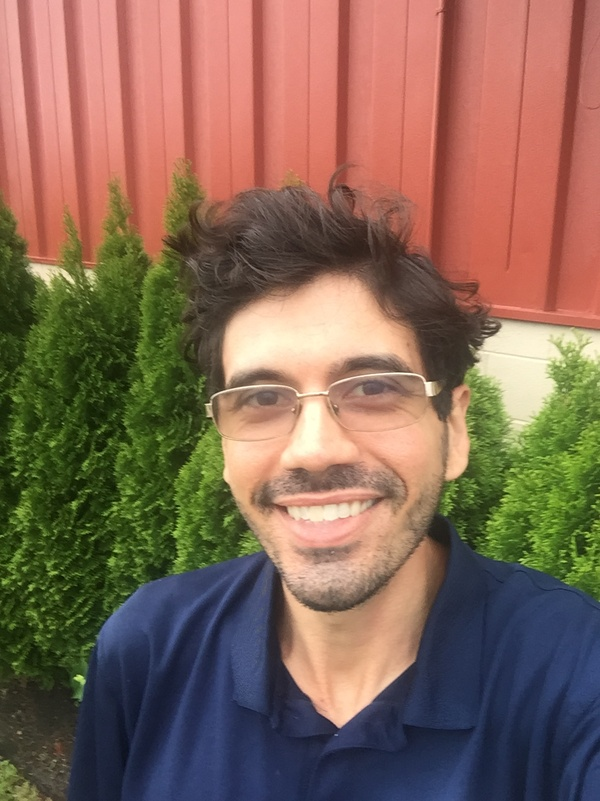
%> input picture Andrew_Hink_selfie.jpeg, 600 x 801 px, shrunk from 960 x 1280 before the run
$ octave app.m   (GNU Octave 9; MATLAB toolbox functions it lacks are replaced by stand-ins)
%> lines starting %> are read from the running program, lines starting %| are printed output that depends on the picture; in (x1, y1, x2, y2) boxes, pixels count from 0 and x2, y2 are one past the last pixel; in counts of white or black regions, pixels touching at a corner belong together; the program's own positions count from 1
### bulEsik.m
function b = bulEsik(I,mi,ma)
    Ig = rgb2gray(I);
    Ie = Ig>mi&Ig<ma;
    Id = imdilate(Ie, strel('disk', 1));
    Ifill = imfill(Id, 'holes');
    Ie = imerode(Ifill, strel('disk', 11));
    [L, n] = bwlabel(Ie,8);
    bolge = 0;
    for i=1:1:n
        [r, c] = find(L == i);
        alan = (max(r)-min(r))*(max(c)-min(c));
        if alan >= bolge
            bolge = alan;
            x=r;
            y=c;
        end
    end
    b = I(min(x):max(x),min(y):max(y));
end

### bulHSV.m
function b = bulHSV(I)
    Ig = rgb2gray(I);
    hsvI = rgb2hsv(I);
    hueI = uint8(round(hsvI(:,:,1)*360)<40);
    satI = uint8(hsvI(:,:,2)>0.1);
    valI = uint8(hsvI(:,:,3)>0.1);
    mask = Ig.*valI.*satI.*hueI;
    Ibw = mask>128;
    Id = imdilate(Ibw, strel('disk',5));
    Ifill = imfill(Id, 'holes');
    Ie = imerode(Ifill, strel('disk', 6));
    [L, n] = bwlabel(Ie,8);
    bolge = 0;
    for i=1:1:n
        [r, c] = find(L == i);
        alan = (max(r)-min(r))*(max(c)-min(c));
        if alan >= bolge
            bolge = alan;
            x=r;
            y=c;
        end
    end
    b = I(min(x):max(x),min(y):max(y),:);
end

### app.m

%% 1. Parlaklık görüntülerinden yüz bölgelerinin tesbiti
clc,clear
I1 = imread('Andrew_Hink_selfie.jpeg');
%> I1 is the input picture: size 801x600x3 uint8; mean R, G, B 131, 103.1, 85.9
I2 = imread('utku.jpeg');
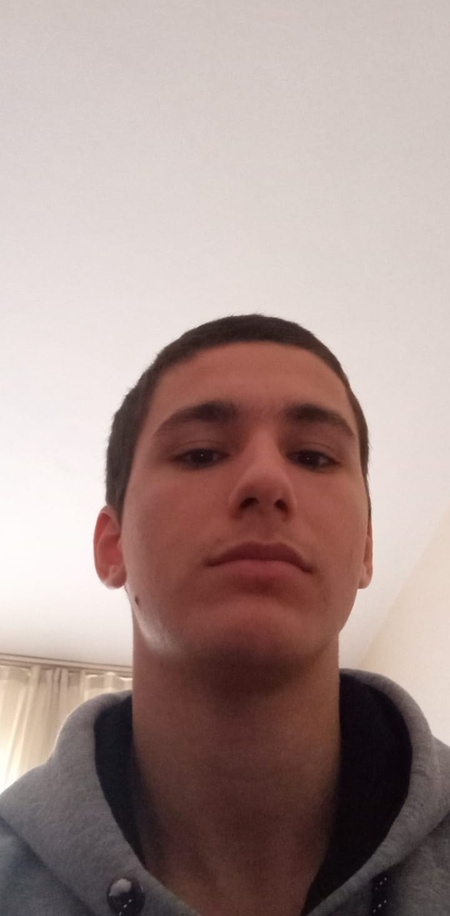
%> input picture utku.jpeg, 450 x 916 px, shrunk from 720 x 1465 before the run
%> I2 is the input picture: size 916x450x3 uint8; mean R, G, B 166.8, 145.5, 141.5
I3 = imread('sait.jpeg');
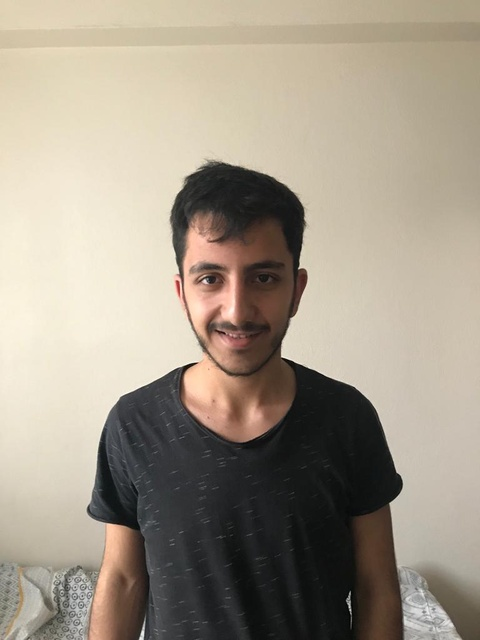
%> input picture sait.jpeg, 480 x 640 px, shrunk from 768 x 1024 before the run
%> I3 is the input picture: size 640x480x3 uint8; mean R, G, B 162.6, 152.6, 137.4
I4 = imread('kız.jpeg');
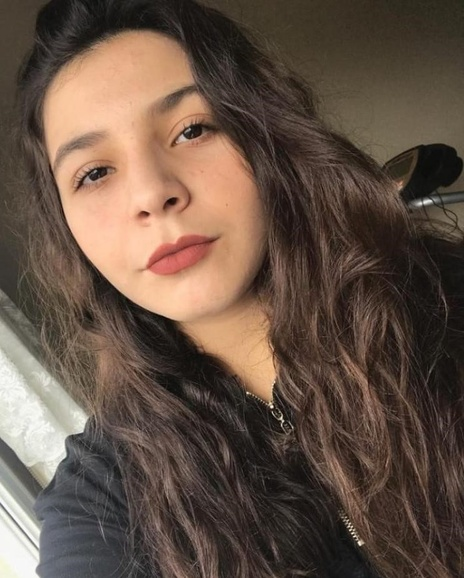
%> input picture kız.jpeg, 464 x 578 px, shrunk from 742 x 925 before the run
%> I4 is the input picture: size 578x464x3 uint8; mean R, G, B 100.5, 82.1, 69.5
I5 = imread('muhammed.jpeg');
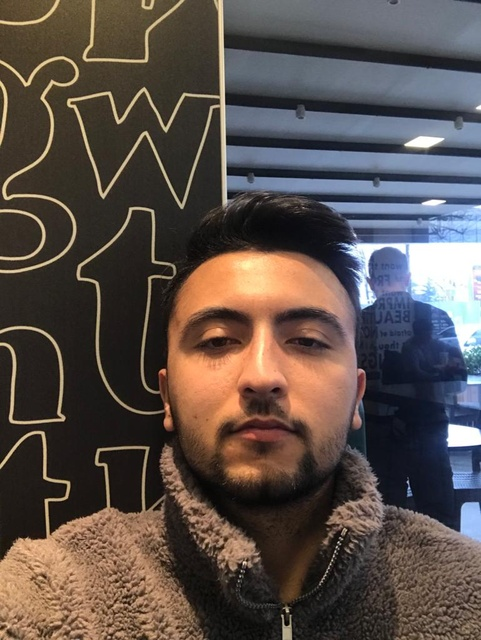
%> input picture muhammed.jpeg, 481 x 640 px, shrunk from 769 x 1024 before the run
%> I5 is the input picture: size 640x481x3 uint8; mean R, G, B 90.1, 79.3, 74.4
I6 = imread('burkay.jpeg');
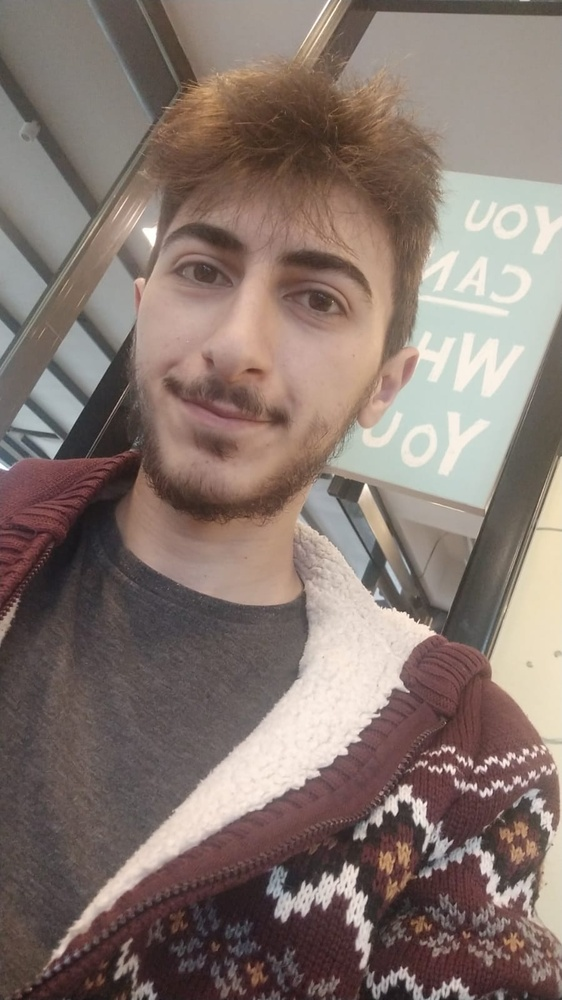
%> input picture burkay.jpeg, 562 x 1000 px, shrunk from 899 x 1599 before the run
%> I6 is the input picture: size 1000x562x3 uint8; mean R, G, B 134.1, 118.4, 111.5
subplot(2,3,1),imshow(bulEsik(uint8(I1.*0.5-5),77,110));
%> in bulEsik, `Ie = Ig>mi&Ig<ma;`: Ie: size 801x600 logical; 15.8% white; 349 white regions (310 under 20 px), largest, box (x1, y1, x2, y2) and area: (219, 279, 442, 592) 28353, (283, 568, 419, 727) 9450, (79, 0, 123, 157) 4962
%> in bulEsik, `Id = imdilate(Ie, strel('disk', 1));`: Id: size 801x600 logical; 18.5% white; 175 white regions (126 under 20 px), largest, box (x1, y1, x2, y2) and area: (210, 278, 443, 728) 43875, (194, 0, 253, 141) 6240, (130, 0, 183, 145) 6005
%> in bulEsik, `Ifill = imfill(Id, 'holes');`: Ifill: size 801x600 logical; 21.4% white; 171 white regions (124 under 20 px), largest, box (x1, y1, x2, y2) and area: (210, 278, 443, 728) 54438, (470, 320, 600, 455) 8915, (194, 0, 253, 141) 6295
%> in bulEsik, `Ie = imerode(Ifill, strel('disk', 11));`: Ie: size 801x600 logical; 10.6% white; 11 white regions, largest, box (x1, y1, x2, y2) and area: (230, 288, 433, 581) 30692, (297, 594, 406, 716) 4458, (486, 331, 580, 423) 4115
%> in bulEsik, `[L, n] = bwlabel(Ie,8);`: L: size 801x600 double; 12 distinct labels, from 0 to 11
%> in bulEsik, `[L, n] = bwlabel(Ie,8);`: n = 11
%> the loop in bulEsik, `for i=1:1:n` made 11 passes
%> (alan, bolge) on passes 1, 2, 5, 6: (1936, 1936), (3124, 3124), (3672, 3672), (58984, 58984)
%> alan on passes 3, 4, 7, 8, 9, 10: 2852, 3074, 3149, 13068, 55, 44
subplot(2,3,2),imshow(bulEsik(I2,53,135));
%> in bulEsik (call 2), `Ie = Ig>mi&Ig<ma;`: Ie: size 916x450 logical; 29.9% white; 164 white regions (149 under 20 px), largest, box (x1, y1, x2, y2) and area: (0, 314, 450, 916) 121449, (260, 874, 294, 916) 398, (39, 663, 88, 687) 253
%> in bulEsik (call 2), `Id = imdilate(Ie, strel('disk', 1));`: Id: size 916x450 logical; 31.9% white; 49 white regions (39 under 20 px), largest, box (x1, y1, x2, y2) and area: (0, 313, 450, 916) 130360, (31, 662, 89, 688) 419, (275, 838, 295, 850) 104
%> in bulEsik (call 2), `Ifill = imfill(Id, 'holes');`: Ifill: size 916x450 logical; 37.3% white; 41 white regions (33 under 20 px), largest, box (x1, y1, x2, y2) and area: (0, 313, 450, 916) 152714, (31, 662, 89, 688) 419, (275, 838, 295, 850) 109
%> in bulEsik (call 2), `Ie = imerode(Ifill, strel('disk', 11));`: Ie: size 916x450 logical; 30.3% white; 6 white regions (3 under 20 px), largest, box (x1, y1, x2, y2) and area: (0, 324, 363, 916) 120497, (383, 734, 450, 858) 2497, (412, 846, 450, 916) 2046
%> in bulEsik (call 2), `[L, n] = bwlabel(Ie,8);`: L: size 916x450 double; 7 distinct labels, from 0 to 6
%> the loop in bulEsik (call 2), `for i=1:1:n` made 6 passes
%> (alan, bolge) on pass 1: (213942, 213942)
%> (r, c, alan) on passes 2 to 4: ([901; 902], [278; 278], 0), (898, 279, 0), (896, 280, 0)
subplot(2,3,3),imshow(bulEsik(I3,65,152));
%> in bulEsik (call 3), `Ie = Ig>mi&Ig<ma;`: Ie: size 640x480 logical; 8.6% white; 322 white regions (287 under 20 px), largest, box (x1, y1, x2, y2) and area: (155, 174, 293, 443) 9197, (0, 559, 102, 640) 3702, (402, 565, 480, 640) 2955
%> in bulEsik (call 3), `Id = imdilate(Ie, strel('disk', 1));`: Id: size 640x480 logical; 11.7% white; 92 white regions (52 under 20 px), largest, box (x1, y1, x2, y2) and area: (86, 159, 368, 640) 20366, (0, 558, 103, 640) 5508, (388, 499, 480, 640) 3945
%> in bulEsik (call 3), `Ifill = imfill(Id, 'holes');`: Ifill: size 640x480 logical; 16.5% white; 87 white regions (49 under 20 px), largest, box (x1, y1, x2, y2) and area: (86, 159, 368, 640) 34919, (0, 558, 103, 640) 5836, (388, 499, 480, 640) 3981
%> in bulEsik (call 3), `Ie = imerode(Ifill, strel('disk', 11));`: Ie: size 640x480 logical; 7.8% white; 8 white regions, largest, box (x1, y1, x2, y2) and area: (179, 170, 298, 433) 19866, (36, 574, 89, 640) 1558, (419, 574, 480, 640) 1489
%> in bulEsik (call 3), `[L, n] = bwlabel(Ie,8);`: L: size 640x480 double; 9 distinct labels, from 0 to 8
subplot(2,3,4),imshow(bulEsik(I4,92,147));
%> in bulEsik (call 4), `Ie = Ig>mi&Ig<ma;`: Ie: size 578x464 logical; 12.9% white; 838 white regions (759 under 20 px), largest, box (x1, y1, x2, y2) and area: (0, 302, 169, 442) 5512, (340, 103, 464, 166) 4674, (39, 30, 211, 215) 4312
%> in bulEsik (call 4), `Id = imdilate(Ie, strel('disk', 1));`: Id: size 578x464 logical; 19.7% white; 283 white regions (196 under 20 px), largest, box (x1, y1, x2, y2) and area: (0, 211, 219, 578) 13724, (32, 29, 305, 436) 12799, (326, 98, 464, 167) 5411
%> in bulEsik (call 4), `Ifill = imfill(Id, 'holes');`: Ifill: size 578x464 logical; 20.9% white; 282 white regions (193 under 20 px), largest, box (x1, y1, x2, y2) and area: (0, 211, 219, 578) 15356, (32, 29, 305, 436) 13653, (326, 98, 464, 167) 5436
%> in bulEsik (call 4), `Ie = imerode(Ifill, strel('disk', 11));`: Ie: size 578x464 logical; 3% white; 16 white regions (8 under 20 px), largest, box (x1, y1, x2, y2) and area: (51, 306, 129, 407) 3755, (352, 114, 454, 153) 2070, (155, 101, 200, 161) 882
%> in bulEsik (call 4), `[L, n] = bwlabel(Ie,8);`: L: size 578x464 double; 17 distinct labels, from 0 to 16
subplot(2,3,5),imshow(bulEsik(I5,52,107));
%> in bulEsik (call 5), `Ie = Ig>mi&Ig<ma;`: Ie: size 640x481 logical; 25.5% white; 1597 white regions (1492 under 20 px), largest, box (x1, y1, x2, y2) and area: (0, 0, 219, 157) 12673, (320, 507, 481, 640) 8443, (153, 359, 378, 502) 7760
%> in bulEsik (call 5), `Id = imdilate(Ie, strel('disk', 1));`: Id: size 640x481 logical; 36.9% white; 356 white regions (180 under 20 px), largest, box (x1, y1, x2, y2) and area: (123, 358, 481, 640) 25717, (0, 0, 221, 211) 16831, (166, 241, 481, 511) 8618
%> in bulEsik (call 5), `Ifill = imfill(Id, 'holes');`: Ifill: size 640x481 logical; 40% white; 348 white regions (172 under 20 px), largest, box (x1, y1, x2, y2) and area: (123, 358, 481, 640) 29183, (0, 0, 221, 211) 17135, (166, 241, 481, 511) 8675
%> in bulEsik (call 5), `Ie = imerode(Ifill, strel('disk', 11));`: Ie: size 640x481 logical; 9.9% white; 30 white regions (12 under 20 px), largest, box (x1, y1, x2, y2) and area: (340, 498, 481, 640) 9474, (219, 395, 304, 476) 3690, (85, 0, 210, 97) 3493
%> in bulEsik (call 5), `[L, n] = bwlabel(Ie,8);`: L: size 640x481 double; 31 distinct labels, from 0 to 30
subplot(2,3,6),imshow(bulEsik(I6,115,147));
%> call 6 of bulEsik, with mi = 115, ma = 147
%> in bulEsik (call 6), `Ie = Ig>mi&Ig<ma;`: Ie: size 1000x562 logical; 14.4% white; 1634 white regions (1513 under 20 px), largest, box (x1, y1, x2, y2) and area: (73, 61, 444, 497) 28559, (0, 0, 153, 199) 15391, (161, 0, 351, 137) 5813
%> in bulEsik (call 6), `Id = imdilate(Ie, strel('disk', 1));`: Id: size 1000x562 logical; 20% white; 345 white regions (198 under 20 px), largest, box (x1, y1, x2, y2) and area: (72, 10, 477, 618) 50694, (0, 0, 154, 200) 15943, (151, 0, 352, 139) 8058
%> in bulEsik (call 6), `Ifill = imfill(Id, 'holes');`: Ifill: size 1000x562 logical; 23.5% white; 335 white regions (190 under 20 px), largest, box (x1, y1, x2, y2) and area: (72, 10, 477, 618) 66173, (0, 0, 154, 200) 15953, (151, 0, 352, 139) 8584
%> in bulEsik (call 6), `Ie = imerode(Ifill, strel('disk', 11));`: Ie: size 1000x562 logical; 8.2% white; 13 white regions (2 under 20 px), largest, box (x1, y1, x2, y2) and area: (11, 0, 142, 181) 11250, (151, 366, 334, 486) 10765, (175, 212, 348, 322) 10042
%> in bulEsik (call 6), `[L, n] = bwlabel(Ie,8);`:
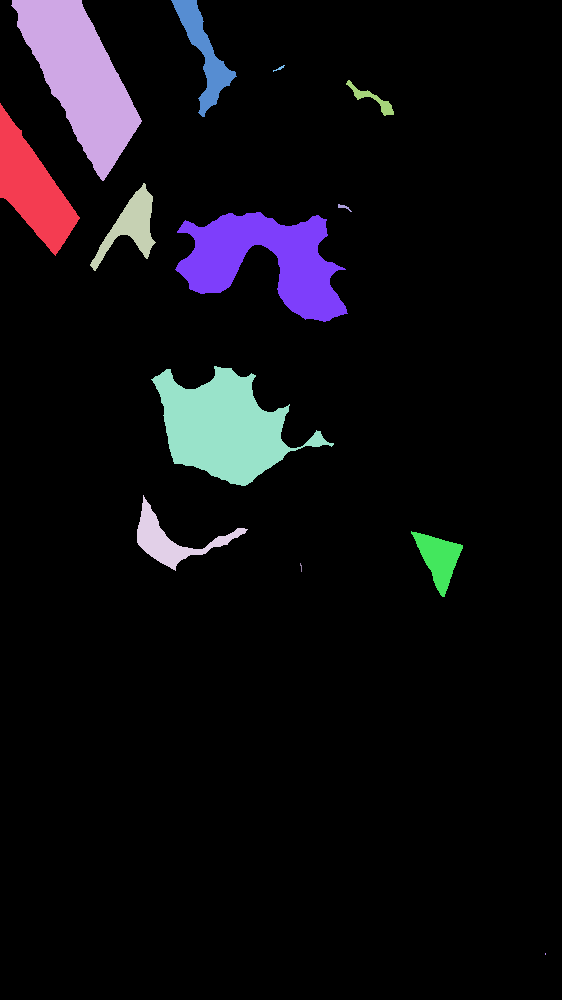
%> L: size 1000x562 double; 14 distinct labels, from 0 to 13; one colour per label, 0 black
%> in bulEsik (call 6), `[L, n] = bwlabel(Ie,8);`: n = 13
%> the loop in bulEsik (call 6), `for i=1:1:n` made 13 passes
%> (alan, bolge) on passes 1 to 2: (12008, 12008), (23400, 23400)
%> alan on passes 3 to 8: 5655, 8250, 21658, 7540, 18748, 66
%> in bulEsik (call 6), `b = I(min(x):max(x),min(y):max(y));`:
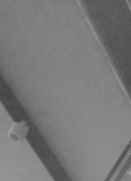
%> b: size 181x131 uint8; min 69, max 161, mean 121.2
figure
%% 2. Renge dayalı olarak yüz bölgelerinin tesbiti
clc,clear
I1 = imread('Andrew_Hink_selfie.jpeg');
I2 = imread('utku.jpeg');
I3 = imread('sait.jpeg');
I4 = imread('kız.jpeg');
I5 = imread('muhammed.jpeg');
I6 = imread('burkay.jpeg');
subplot(2,3,1),imshow(bulHSV(I1));
%> in bulHSV, `[L, n] = bwlabel(Ie,8);`: n = 7
%> the loop in bulHSV, `for i=1:1:n` made 7 passes
%> (alan, bolge) on passes 1, 4: (68544, 68544), (115907, 115907)
%> alan on passes 5 to 7: 14308, 22264, 48300
subplot(2,3,2),imshow(bulHSV(I2.*2-25));
%> the loop in bulHSV (call 2), `for i=1:1:n` made 9 passes
%> (alan, bolge) on passes 1 to 3: (252, 252), (1218, 1218), (180186, 180186)
%> alan on passes 4, 6, 7, 9: 9, 1044, 35, 930
subplot(2,3,3),imshow(bulHSV(I3.*2-25));
subplot(2,3,4),imshow(bulHSV(I4));
subplot(2,3,5),imshow(bulHSV(I5));
subplot(2,3,6),imshow(bulHSV(I6));
